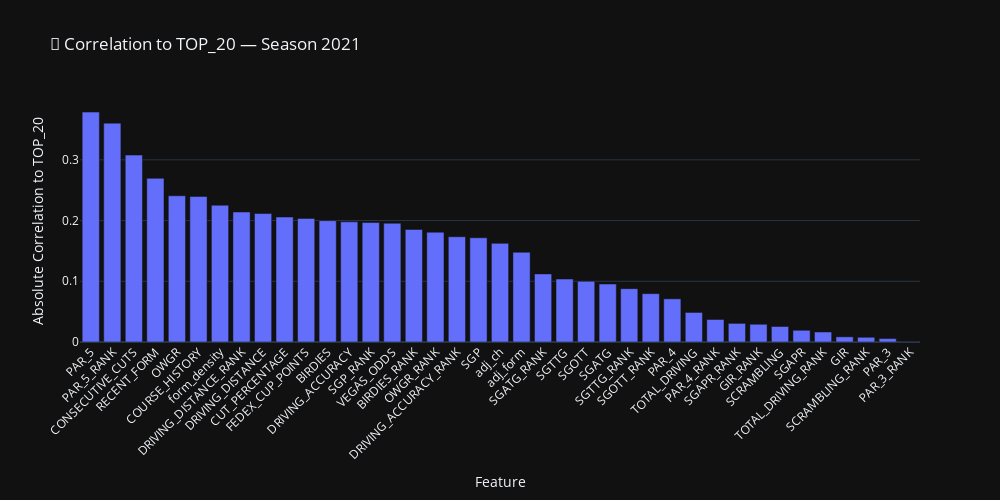
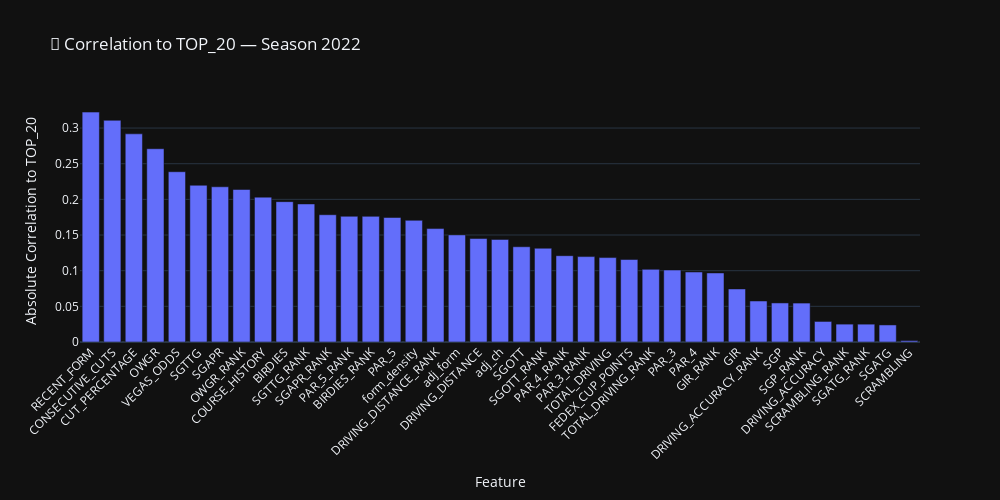
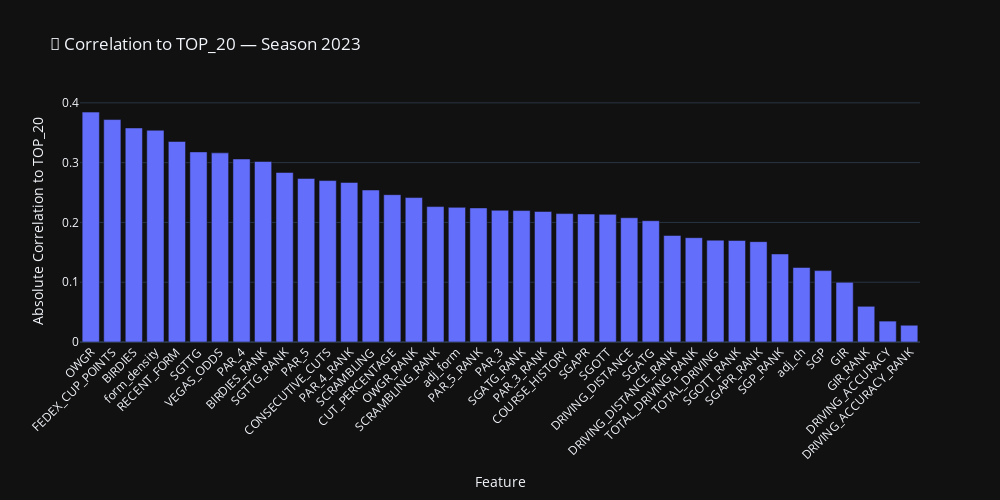
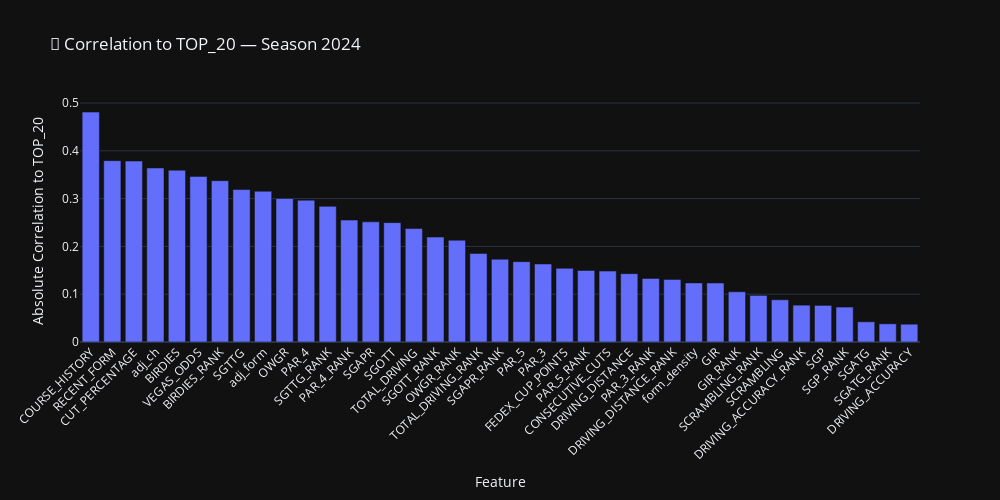

Here is the notebook cell these charts were saved with, in order:
### Markdown cell above
## Correlations
**Last 4 Years**

### Code cell
import plotly.express as px

# Get the 4 most recent seasons (or fewer if not available)
available_seasons = sorted(training_df["SEASON"].unique())[-4:]

# Dictionary to store correlation results
correlation_frames = {}

# Calculate correlations for each season
for season in available_seasons:
    df = training_df[training_df["SEASON"] == season].copy()

    # Numeric features only, drop final result
    numeric = df.select_dtypes(include=["float64", "int64"]).drop(columns=["FINAL_POS", "SEASON"], errors="ignore")

    # Skip if TOP_20 is not present
    if "TOP_20" not in numeric.columns:
        continue

    # Correlation with TOP_20
    cor = numeric.corr().abs()["TOP_20"].drop("TOP_20", errors="ignore").sort_values(ascending=False)
    cor_df = cor.reset_index()
    cor_df.columns = ["Feature", "Correlation"]
    correlation_frames[season] = cor_df

# Plot one bar chart per season
for season, cor_df in correlation_frames.items():
    fig = px.bar(
        cor_df,
        x="Feature",
        y="Correlation",
        title=f"🔎 Correlation to TOP_20 — Season {int(season)}",
        height=500,
        width=1000
    )

    fig.update_layout(
        xaxis_title="Feature",
        yaxis_title="Absolute Correlation to TOP_20",
        template="plotly_dark",
        xaxis_tickangle=-45
    )

    fig.show()

### Figure 1 — Plotly figure (JSON) as saved in the notebook; plotly's stock layout.template omitted (floating-point values rounded to 4 significant figures)
{"data": [{"hovertemplate": "Feature=%{x}<br>Correlation=%{y}<extra></extra>", "legendgroup": "", "marker": {"color": "#636efa", "pattern": {"shape": ""}}, "name": "", "orientation": "v", "showlegend": false, "textposition": "auto", "type": "bar", "x": ["PAR_5", "PAR_5_RANK", "CONSECUTIVE_CUTS", "RECENT_FORM", "OWGR", "COURSE_HISTORY", "form_density", "DRIVING_DISTANCE_RANK", "DRIVING_DISTANCE", "CUT_PERCENTAGE", "FEDEX_CUP_POINTS", "BIRDIES", "DRIVING_ACCURACY", "SGP_RANK", "VEGAS_ODDS", "BIRDIES_RANK", "OWGR_RANK", "DRIVING_ACCURACY_RANK", "SGP", "adj_ch", "adj_form", "SGATG_RANK", "SGTTG", "SGOTT", "SGATG", "SGTTG_RANK", "SGOTT_RANK", "PAR_4", "TOTAL_DRIVING", "PAR_4_RANK", "SGAPR_RANK", "GIR_RANK", "SCRAMBLING", "SGAPR", "TOTAL_DRIVING_RANK", "GIR", "SCRAMBLING_RANK", "PAR_3", "PAR_3_RANK"], "xaxis": "x", "y": [0.3786, 0.3604, 0.3078, 0.2695, 0.2408, 0.2397, 0.2253, 0.2141, 0.2115, 0.2058, 0.2036, 0.1998, 0.1979, 0.1967, 0.1955, 0.1854, 0.1808, 0.1734, 0.1716, 0.1624, 0.1478, 0.1122, 0.1037, 0.09993, 0.09553, 0.08788, 0.07958, 0.07107, 0.04868, 0.03707, 0.03066, 0.02921, 0.02553, 0.01932, 0.01646, 0.008498, 0.007777, 0.005644, 0.0007381], "yaxis": "y"}], "layout": {"barmode": "relative", "height": 500, "legend": {"tracegroupgap": 0}, "title": {"text": "🔎 Correlation to TOP_20 — Season 2021"}, "width": 1000, "xaxis": {"anchor": "y", "domain": [0, 1], "tickangle": -45, "title": {"text": "Feature"}}, "yaxis": {"anchor": "x", "domain": [0, 1], "title": {"text": "Absolute Correlation to TOP_20"}}}}

### Figure 2 — Plotly figure (JSON) as saved in the notebook; plotly's stock layout.template omitted (floating-point values rounded to 4 significant figures)
{"data": [{"hovertemplate": "Feature=%{x}<br>Correlation=%{y}<extra></extra>", "legendgroup": "", "marker": {"color": "#636efa", "pattern": {"shape": ""}}, "name": "", "orientation": "v", "showlegend": false, "textposition": "auto", "type": "bar", "x": ["RECENT_FORM", "CONSECUTIVE_CUTS", "CUT_PERCENTAGE", "OWGR", "VEGAS_ODDS", "SGTTG", "SGAPR", "OWGR_RANK", "COURSE_HISTORY", "BIRDIES", "SGTTG_RANK", "SGAPR_RANK", "PAR_5_RANK", "BIRDIES_RANK", "PAR_5", "form_density", "DRIVING_DISTANCE_RANK", "adj_form", "DRIVING_DISTANCE", "adj_ch", "SGOTT", "SGOTT_RANK", "PAR_4_RANK", "PAR_3_RANK", "TOTAL_DRIVING", "FEDEX_CUP_POINTS", "TOTAL_DRIVING_RANK", "PAR_3", "PAR_4", "GIR_RANK", "GIR", "DRIVING_ACCURACY_RANK", "SGP", "SGP_RANK", "DRIVING_ACCURACY", "SCRAMBLING_RANK", "SGATG_RANK", "SGATG", "SCRAMBLING"], "xaxis": "x", "y": [0.3224, 0.3109, 0.2919, 0.271, 0.2388, 0.2198, 0.2176, 0.2139, 0.2031, 0.1968, 0.1936, 0.1785, 0.1762, 0.1762, 0.1746, 0.1706, 0.159, 0.1502, 0.1451, 0.1438, 0.1336, 0.1315, 0.121, 0.1197, 0.1184, 0.1156, 0.1019, 0.1009, 0.09816, 0.09685, 0.07439, 0.05748, 0.05477, 0.05459, 0.02881, 0.02506, 0.025, 0.02391, 0.001962], "yaxis": "y"}], "layout": {"barmode": "relative", "height": 500, "legend": {"tracegroupgap": 0}, "title": {"text": "🔎 Correlation to TOP_20 — Season 2022"}, "width": 1000, "xaxis": {"anchor": "y", "domain": [0, 1], "tickangle": -45, "title": {"text": "Feature"}}, "yaxis": {"anchor": "x", "domain": [0, 1], "title": {"text": "Absolute Correlation to TOP_20"}}}}

### Figure 3 — Plotly figure (JSON) as saved in the notebook; plotly's stock layout.template omitted (floating-point values rounded to 4 significant figures)
{"data": [{"hovertemplate": "Feature=%{x}<br>Correlation=%{y}<extra></extra>", "legendgroup": "", "marker": {"color": "#636efa", "pattern": {"shape": ""}}, "name": "", "orientation": "v", "showlegend": false, "textposition": "auto", "type": "bar", "x": ["OWGR", "FEDEX_CUP_POINTS", "BIRDIES", "form_density", "RECENT_FORM", "SGTTG", "VEGAS_ODDS", "PAR_4", "BIRDIES_RANK", "SGTTG_RANK", "PAR_5", "CONSECUTIVE_CUTS", "PAR_4_RANK", "SCRAMBLING", "CUT_PERCENTAGE", "OWGR_RANK", "SCRAMBLING_RANK", "adj_form", "PAR_5_RANK", "PAR_3", "SGATG_RANK", "PAR_3_RANK", "COURSE_HISTORY", "SGAPR", "SGOTT", "DRIVING_DISTANCE", "SGATG", "DRIVING_DISTANCE_RANK", "TOTAL_DRIVING_RANK", "TOTAL_DRIVING", "SGOTT_RANK", "SGAPR_RANK", "SGP_RANK", "adj_ch", "SGP", "GIR", "GIR_RANK", "DRIVING_ACCURACY", "DRIVING_ACCURACY_RANK"], "xaxis": "x", "y": [0.3846, 0.3721, 0.3581, 0.3542, 0.3354, 0.318, 0.3164, 0.3062, 0.3019, 0.2836, 0.2736, 0.27, 0.2669, 0.2542, 0.2464, 0.2416, 0.2265, 0.2252, 0.2243, 0.2203, 0.2199, 0.2183, 0.2148, 0.2142, 0.2135, 0.2079, 0.2029, 0.1782, 0.1745, 0.1703, 0.1698, 0.1679, 0.1473, 0.1247, 0.1194, 0.09983, 0.05972, 0.03496, 0.02804], "yaxis": "y"}], "layout": {"barmode": "relative", "height": 500, "legend": {"tracegroupgap": 0}, "title": {"text": "🔎 Correlation to TOP_20 — Season 2023"}, "width": 1000, "xaxis": {"anchor": "y", "domain": [0, 1], "tickangle": -45, "title": {"text": "Feature"}}, "yaxis": {"anchor": "x", "domain": [0, 1], "title": {"text": "Absolute Correlation to TOP_20"}}}}

### Figure 4 — Plotly figure (JSON) as saved in the notebook; plotly's stock layout.template omitted (floating-point values rounded to 4 significant figures)
{"data": [{"hovertemplate": "Feature=%{x}<br>Correlation=%{y}<extra></extra>", "legendgroup": "", "marker": {"color": "#636efa", "pattern": {"shape": ""}}, "name": "", "orientation": "v", "showlegend": false, "textposition": "auto", "type": "bar", "x": ["COURSE_HISTORY", "RECENT_FORM", "CUT_PERCENTAGE", "adj_ch", "BIRDIES", "VEGAS_ODDS", "BIRDIES_RANK", "SGTTG", "adj_form", "OWGR", "PAR_4", "SGTTG_RANK", "PAR_4_RANK", "SGAPR", "SGOTT", "TOTAL_DRIVING", "SGOTT_RANK", "OWGR_RANK", "TOTAL_DRIVING_RANK", "SGAPR_RANK", "PAR_5", "PAR_3", "FEDEX_CUP_POINTS", "PAR_5_RANK", "CONSECUTIVE_CUTS", "DRIVING_DISTANCE", "PAR_3_RANK", "DRIVING_DISTANCE_RANK", "form_density", "GIR", "GIR_RANK", "SCRAMBLING_RANK", "SCRAMBLING", "DRIVING_ACCURACY_RANK", "SGP", "SGP_RANK", "SGATG", "SGATG_RANK", "DRIVING_ACCURACY"], "xaxis": "x", "y": [0.481, 0.3795, 0.3786, 0.3641, 0.3595, 0.3465, 0.3375, 0.319, 0.3154, 0.3002, 0.2967, 0.2838, 0.2551, 0.2514, 0.2498, 0.2374, 0.2196, 0.213, 0.1853, 0.1732, 0.1682, 0.1633, 0.1542, 0.1497, 0.1483, 0.143, 0.1331, 0.131, 0.1237, 0.1235, 0.1051, 0.09746, 0.08839, 0.07708, 0.07657, 0.07309, 0.04224, 0.03802, 0.03717], "yaxis": "y"}], "layout": {"barmode": "relative", "height": 500, "legend": {"tracegroupgap": 0}, "title": {"text": "🔎 Correlation to TOP_20 — Season 2024"}, "width": 1000, "xaxis": {"anchor": "y", "domain": [0, 1], "tickangle": -45, "title": {"text": "Feature"}}, "yaxis": {"anchor": "x", "domain": [0, 1], "title": {"text": "Absolute Correlation to TOP_20"}}}}
